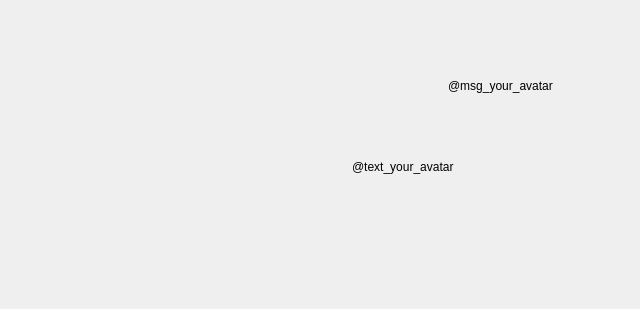
<?xml version="1.0" encoding="UTF-8"?>
<ui version="4.0">
 <class>UploadAvatar</class>
 <widget class="QWidget" name="UploadAvatar">
  <property name="geometry">
   <rect>
    <x>0</x>
    <y>0</y>
    <width>640</width>
    <height>309</height>
   </rect>
  </property>
  <property name="minimumSize">
   <size>
    <width>640</width>
    <height>309</height>
   </size>
  </property>
  <property name="maximumSize">
   <size>
    <width>640</width>
    <height>309</height>
   </size>
  </property>
  <property name="styleSheet">
   <string notr="true"/>
  </property>
  <widget class="QLabel" name="msg_your_avatar">
   <property name="geometry">
    <rect>
     <x>448</x>
     <y>36</y>
     <width>140</width>
     <height>100</height>
    </rect>
   </property>
   <property name="minimumSize">
    <size>
     <width>140</width>
     <height>100</height>
    </size>
   </property>
   <property name="maximumSize">
    <size>
     <width>140</width>
     <height>100</height>
    </size>
   </property>
   <property name="styleSheet">
    <string notr="true">QLabel {
	font: 12px &quot;Open Sans&quot;;
}</string>
   </property>
   <property name="text">
    <string>@msg_your_avatar</string>
   </property>
   <property name="alignment">
    <set>Qt::AlignLeading|Qt::AlignLeft|Qt::AlignVCenter</set>
   </property>
   <property name="wordWrap">
    <bool>true</bool>
   </property>
  </widget>
  <widget class="QLabel" name="text_your_avatar">
   <property name="geometry">
    <rect>
     <x>352</x>
     <y>160</y>
     <width>231</width>
     <height>121</height>
    </rect>
   </property>
   <property name="minimumSize">
    <size>
     <width>140</width>
     <height>100</height>
    </size>
   </property>
   <property name="styleSheet">
    <string notr="true">QLabel {
	font: 12px &quot;Open Sans&quot;;
}</string>
   </property>
   <property name="text">
    <string>@text_your_avatar</string>
   </property>
   <property name="alignment">
    <set>Qt::AlignLeading|Qt::AlignLeft|Qt::AlignTop</set>
   </property>
   <property name="wordWrap">
    <bool>true</bool>
   </property>
  </widget>
  <widget class="PixmapEditor" name="pictureEditor" native="true">
   <property name="geometry">
    <rect>
     <x>52</x>
     <y>36</y>
     <width>244</width>
     <height>244</height>
    </rect>
   </property>
   <property name="minimumSize">
    <size>
     <width>244</width>
     <height>244</height>
    </size>
   </property>
   <property name="maximumSize">
    <size>
     <width>244</width>
     <height>244</height>
    </size>
   </property>
   <property name="mouseTracking">
    <bool>true</bool>
   </property>
   <property name="focusPolicy">
    <enum>Qt::StrongFocus</enum>
   </property>
   <property name="styleSheet">
    <string notr="true">.QPushButton {
    background-color: #cfd8dc;
    border: none;
    min-width: 8px;
    min-height: 8px;
    max-width: 8px;
    max-height: 8px;
}</string>
   </property>
   <property name="pixmap" stdset="0">
    <pixmap resource="../resources.qrc">:/textures/ddswg.jpg</pixmap>
   </property>
  </widget>
  <widget class="FramedEntity" name="icon_attention">
   <property name="geometry">
    <rect>
     <x>330</x>
     <y>160</y>
     <width>12</width>
     <height>12</height>
    </rect>
   </property>
   <property name="respondable">
    <bool>false</bool>
   </property>
   <property name="pixmap">
    <pixmap resource="../resources.qrc">:/textures/Common/icons/icon_attention.png</pixmap>
   </property>
   <property name="sizeOfFrame">
    <size>
     <width>12</width>
     <height>12</height>
    </size>
   </property>
  </widget>
  <widget class="ns_widget::ProfilePicture" name="pictureEditorResult">
   <property name="geometry">
    <rect>
     <x>324</x>
     <y>36</y>
     <width>100</width>
     <height>100</height>
    </rect>
   </property>
   <property name="sizePolicy">
    <sizepolicy hsizetype="Preferred" vsizetype="Preferred">
     <horstretch>0</horstretch>
     <verstretch>0</verstretch>
    </sizepolicy>
   </property>
   <property name="minimumSize">
    <size>
     <width>100</width>
     <height>100</height>
    </size>
   </property>
   <property name="maximumSize">
    <size>
     <width>100</width>
     <height>100</height>
    </size>
   </property>
   <property name="styleSheet">
    <string notr="true"/>
   </property>
   <property name="viewport" stdset="0">
    <rect>
     <x>0</x>
     <y>-1</y>
     <width>100</width>
     <height>100</height>
    </rect>
   </property>
  </widget>
 </widget>
 <customwidgets>
  <customwidget>
   <class>EntityWidget</class>
   <extends>QWidget</extends>
   <header>plugins.h</header>
   <container>1</container>
  </customwidget>
  <customwidget>
   <class>FramedEntity</class>
   <extends>EntityWidget</extends>
   <header>plugins.h</header>
   <container>1</container>
  </customwidget>
  <customwidget>
   <class>ns_widget::ProfilePicture</class>
   <extends>EntityWidget</extends>
   <header>widgets/widget_ProfilePicture.h</header>
   <container>1</container>
   <slots>
    <signal>iconChanged(QIcon)</signal>
    <signal>avatarChanged(Avatar)</signal>
    <signal>avatarChanged(Avatar*)</signal>
    <signal>iconChange(QIcon)</signal>
    <slot>setIcon(QIcon)</slot>
    <slot>setViewport(QRect)</slot>
    <slot>setAvatar(Avatar*)</slot>
   </slots>
  </customwidget>
  <customwidget>
   <class>PixmapEditor</class>
   <extends>QWidget</extends>
   <header location="global">widgets/PixmapEditor.h</header>
   <container>1</container>
   <slots>
    <signal>selectionChanged(QRectF)</signal>
   </slots>
  </customwidget>
 </customwidgets>
 <resources>
  <include location="../resources.qrc"/>
  <include location="../../../../../../../Users/deadreact/.designer/resources.qrc"/>
 </resources>
 <connections/>
</ui>
